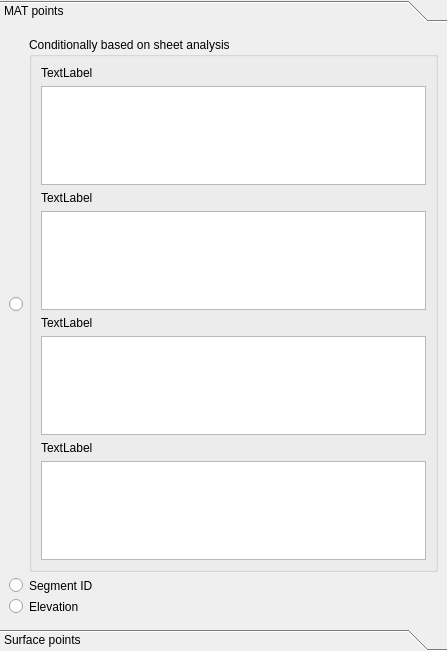
<?xml version="1.0" encoding="UTF-8"?>
<ui version="4.0">
 <class>ToolBox</class>
 <widget class="QToolBox" name="ToolBox">
  <property name="geometry">
   <rect>
    <x>0</x>
    <y>0</y>
    <width>447</width>
    <height>651</height>
   </rect>
  </property>
  <property name="windowTitle">
   <string>Coloriser</string>
  </property>
  <property name="currentIndex">
   <number>0</number>
  </property>
  <widget class="QWidget" name="page">
   <property name="geometry">
    <rect>
     <x>0</x>
     <y>0</y>
     <width>447</width>
     <height>583</height>
    </rect>
   </property>
   <attribute name="label">
    <string>MAT points</string>
   </attribute>
   <layout class="QGridLayout" name="gridLayout_2">
    <item row="0" column="2">
     <widget class="QGroupBox" name="groupBox">
      <property name="title">
       <string>Conditionally based on sheet analysis</string>
      </property>
      <layout class="QGridLayout" name="gridLayout">
       <item row="0" column="0">
        <widget class="QLabel" name="label">
         <property name="text">
          <string>TextLabel</string>
         </property>
        </widget>
       </item>
       <item row="1" column="0">
        <widget class="QGraphicsView" name="graphicsView">
         <property name="layoutDirection">
          <enum>Qt::LeftToRight</enum>
         </property>
        </widget>
       </item>
       <item row="2" column="0">
        <widget class="QLabel" name="label_2">
         <property name="text">
          <string>TextLabel</string>
         </property>
        </widget>
       </item>
       <item row="3" column="0">
        <widget class="QGraphicsView" name="graphicsView_2"/>
       </item>
       <item row="4" column="0">
        <widget class="QLabel" name="label_3">
         <property name="text">
          <string>TextLabel</string>
         </property>
        </widget>
       </item>
       <item row="5" column="0">
        <widget class="QGraphicsView" name="graphicsView_3"/>
       </item>
       <item row="6" column="0">
        <widget class="QLabel" name="label_4">
         <property name="text">
          <string>TextLabel</string>
         </property>
        </widget>
       </item>
       <item row="7" column="0">
        <widget class="QGraphicsView" name="graphicsView_4"/>
       </item>
      </layout>
     </widget>
    </item>
    <item row="1" column="2">
     <widget class="QLabel" name="label_5">
      <property name="text">
       <string>Segment ID</string>
      </property>
     </widget>
    </item>
    <item row="1" column="0">
     <widget class="QRadioButton" name="radioButton_2">
      <property name="text">
       <string/>
      </property>
     </widget>
    </item>
    <item row="2" column="0">
     <widget class="QRadioButton" name="radioButton_3">
      <property name="text">
       <string/>
      </property>
     </widget>
    </item>
    <item row="0" column="0">
     <widget class="QRadioButton" name="radioButton">
      <property name="text">
       <string/>
      </property>
     </widget>
    </item>
    <item row="2" column="2">
     <widget class="QLabel" name="label_6">
      <property name="text">
       <string>Elevation</string>
      </property>
     </widget>
    </item>
   </layout>
  </widget>
  <widget class="QWidget" name="page">
   <property name="geometry">
    <rect>
     <x>0</x>
     <y>0</y>
     <width>447</width>
     <height>583</height>
    </rect>
   </property>
   <attribute name="label">
    <string>Surface points</string>
   </attribute>
  </widget>
 </widget>
 <resources/>
 <connections/>
</ui>
